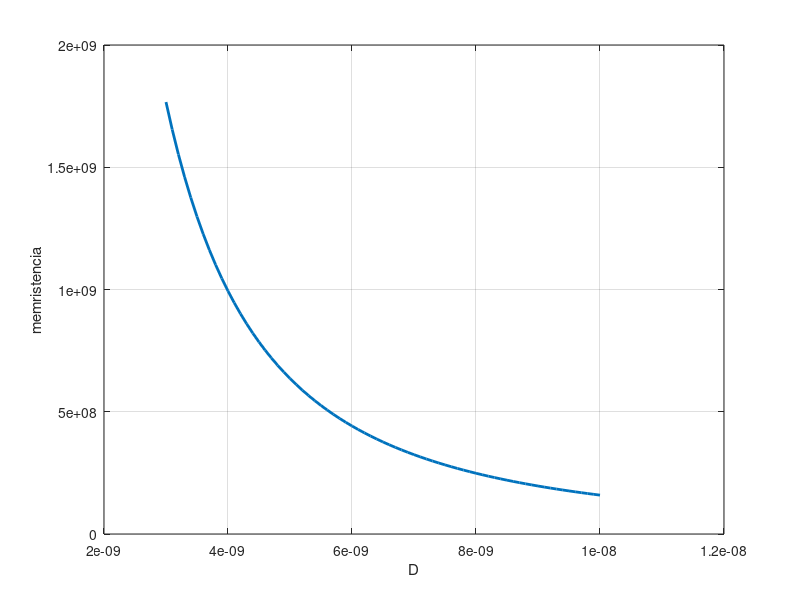

Source code (MATLAB):
clear all;
close all;

% MATLAB code for simulating a memristor 
v0=1; % amplitude of the input wave 
omega=3; % frequency (rad/s) 
MD=1e-14;%drift velocity 
ROFF=16e+3; % resistance of undoped region 
RON=100;% resistance of the doped region 
r=ROFF/RON; 
%D = 10e-9; % Width of Memristor 
w0 = 1e-9; % Width of doped region  
%M0=(RON*(w0/D))+(ROFF*(1-(w0/D))); 
%q0=(D^2)/(MD*RON); 
deltaR=ROFF-RON; 


D=3e-9:0.1e-9:10e-9;
q0=(D.^2)/(MD*RON); 
Mt = (RON*(w0./D))+(ROFF*(1-(w0./D))) + (deltaR)*1./q0;



figure(1) 
plot(D, Mt, 'LineWidth', 2);%Plot of charge versus flux 
%title('Flux-charge curve');
grid on;
xlabel('D');
ylabel('memristencia');

